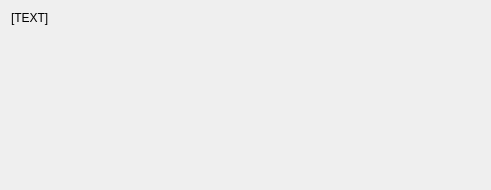
<?xml version="1.0" encoding="UTF-8"?>
<ui version="4.0">
 <class>[PAGE_NAME]</class>
 <widget class="QWidget" name="[PAGE_NAME]">
  <property name="geometry">
   <rect>
    <x>0</x>
    <y>0</y>
    <width>491</width>
    <height>190</height>
   </rect>
  </property>
  <property name="sizePolicy">
   <sizepolicy hsizetype="Preferred" vsizetype="Preferred">
    <horstretch>0</horstretch>
    <verstretch>0</verstretch>
   </sizepolicy>
  </property>
  <property name="minimumSize">
   <size>
    <width>491</width>
    <height>190</height>
   </size>
  </property>
  <property name="windowTitle">
   <string>[TITLE]</string>
  </property>
  <layout class="QVBoxLayout" name="verticalLayout">
   <item>
    <widget class="QLabel" name="description">
     <property name="text">
      <string>[TEXT]</string>
     </property>
     <property name="wordWrap">
      <bool>true</bool>
     </property>
    </widget>
   </item>
   <item>
    <layout class="QHBoxLayout" name="horizontalLayout_2">
     <property name="topMargin">
      <number>0</number>
     </property>
     <item>
      <spacer name="horizontalSpacer">
       <property name="orientation">
        <enum>Qt::Horizontal</enum>
       </property>
       <property name="sizeHint" stdset="0">
        <size>
         <width>40</width>
         <height>20</height>
        </size>
       </property>
      </spacer>
     </item>
    </layout>
   </item>
   <item>
    <spacer name="verticalSpacer">
     <property name="orientation">
      <enum>Qt::Vertical</enum>
     </property>
     <property name="sizeHint" stdset="0">
      <size>
       <width>20</width>
       <height>122</height>
      </size>
     </property>
    </spacer>
   </item>
  </layout>
 </widget>
 <resources/>
 <connections/>
</ui>
